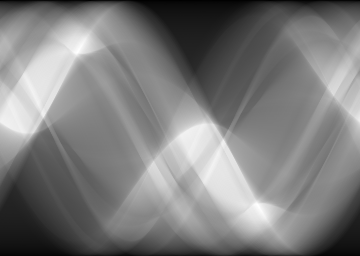
#> input picture autoencoded_inpainting/img/original.png, 360 x 256 px
$ python fourier_reconstruction.py   (older library calls are emulated)
#> lines starting #> are read from the running program, lines starting #| are printed output that depends on the picture
import numpy as np
from numpy import inf
import matplotlib.pyplot as plt
import scipy.misc
import scipy.interpolate
import scipy.ndimage


# Load Radon Transform.
rad = scipy.misc.imread('../autoencoded_inpainting/img/original.png')
#> rad is the input picture: shape (256, 360); min 0, max 255, mean 124.1


# Perform 1D Fast Fourier Transform.
fft = np.fft.fft(np.fft.ifftshift(rad, axes=0), axis=0)
fft_shift = np.fft.fftshift(fft, axes=0)

plt.imshow(np.log(np.abs(fft_shift)))
plt.show()
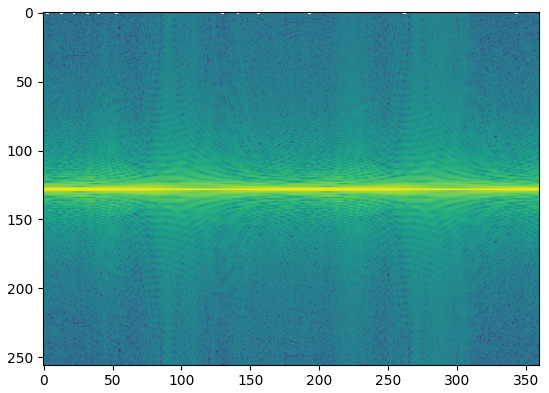
#> figure drawn by matplotlib, 1 panel


# Transform to 2D Fourier Space for the Slice Theorem.
radius = np.arange(rad.shape[0]) - 0.5*rad.shape[0]
#> radius = 256 values from -128 to 127
alpha = np.arange(0, rad.shape[1], 1)*np.pi/180 + 0.5*np.pi
#> alpha = 360 values from 1.57 to 7.84

radius, alpha = np.meshgrid(radius, alpha)


# Convert to Cartesian Coordinates.
radius = radius.flatten()
alpha = alpha.flatten()

src_x = 0.5*rad.shape[0] + radius*np.cos(alpha)
src_y = 0.5*rad.shape[0] + radius*np.sin(alpha)


# Interpolate to regular grid.
dst_x, dst_y = np.meshgrid(np.arange(rad.shape[0]), np.arange(rad.shape[0]))

dst_x = dst_x.flatten()
dst_y = dst_y.flatten()

fft2 = scipy.interpolate.griddata(
    (src_y, src_x),
    fft_shift.T.flatten(),
    (dst_x, dst_y),
    method='cubic',
    fill_value=0.0).reshape(rad.shape[0], rad.shape[0])


# Perform 2D inverse Fast Fourier Transform.
reco = np.fft.fftshift(np.fft.ifft2(np.fft.ifftshift(fft2)))

# Show results.
plt.subplot(221)
plt.imshow(rad, cmap='gray')
plt.title('Radon Transform')
plt.axis('off')

plt.subplot(222)
plt.imshow(np.log(np.abs(fft_shift)), cmap='gray')
plt.title('1D Fourier Transform')
plt.axis('off')

plt.subplot(223)
plt.imshow(np.log(np.abs(fft2)), cmap='gray')
plt.title('Mapping to 2D Fourier Space')
plt.axis('off')

plt.subplot(224)
plt.imshow(np.real(reco), cmap='gray')
plt.title('2D Inverse Fourier Transform')
plt.axis('off')

# plt.show()
plt.savefig('../img/fourier_reconstruction.png')
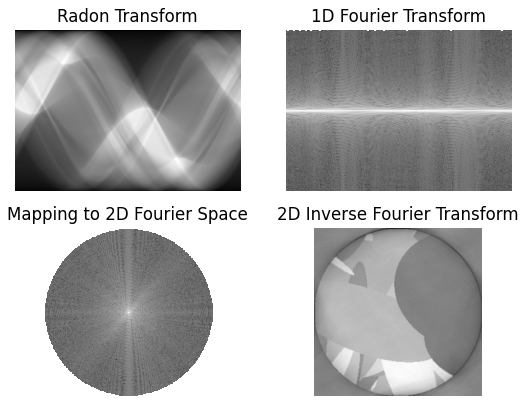
#> figure drawn by matplotlib, 4 panels

"""
fft_shift = np.log(np.abs(fft_shift))
fft_shift[fft_shift == -inf] = 0

fft2 = np.log(np.abs(fft2))
fft2[fft2 == -inf] = 0

scipy.misc.imsave('../img/1d_fourier.png', fft_shift)
scipy.misc.imsave('../img/2d_fourier_mapping.png', fft2)
scipy.misc.imsave('../img/fourier_reco.png', np.real(reco))
"""

$ run again, with autoencoded_inpainting/img/inpainted_reco.png copied over autoencoded_inpainting/img/original.png
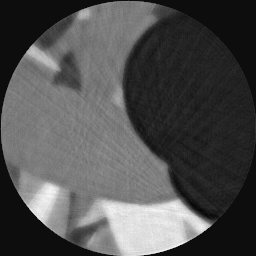
#> input picture autoencoded_inpainting/img/inpainted_reco.png, 256 x 256 px
#> rad is the input picture: shape (256, 256); min 0, max 255, mean 80.1
#> `plt.show()`:
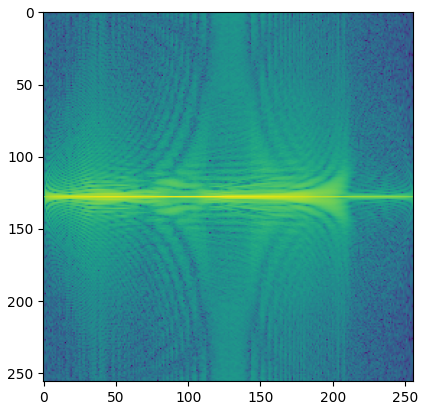
#> figure drawn by matplotlib, 1 panel
#> `plt.savefig('../img/fourier_reconstruction.png')`:
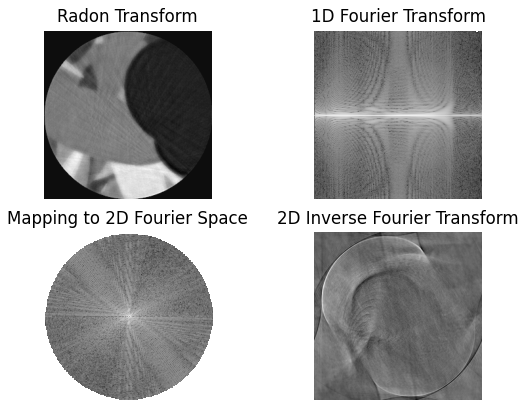
#> figure drawn by matplotlib, 4 panels
